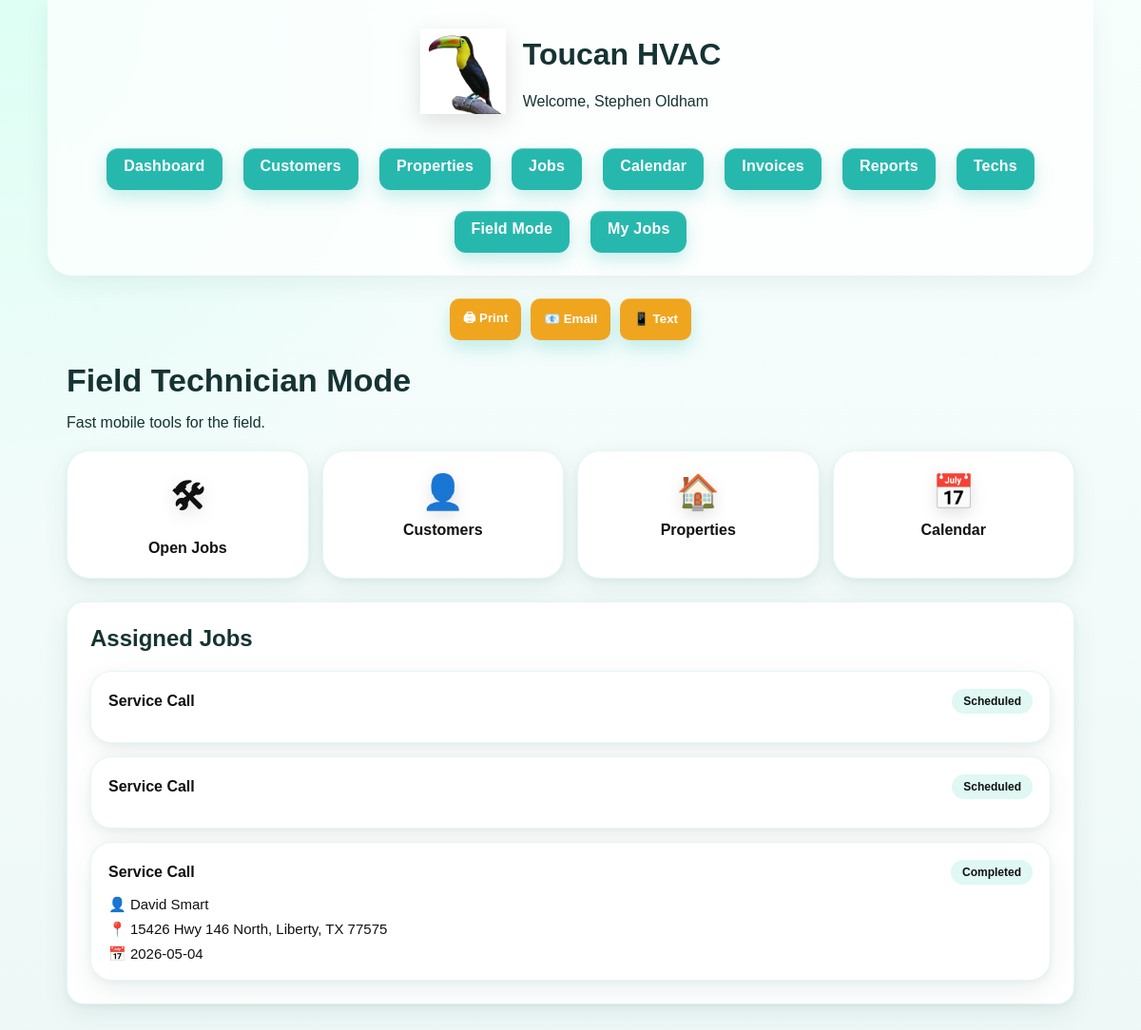
The app's page /tech-mobile (signed in), older data.
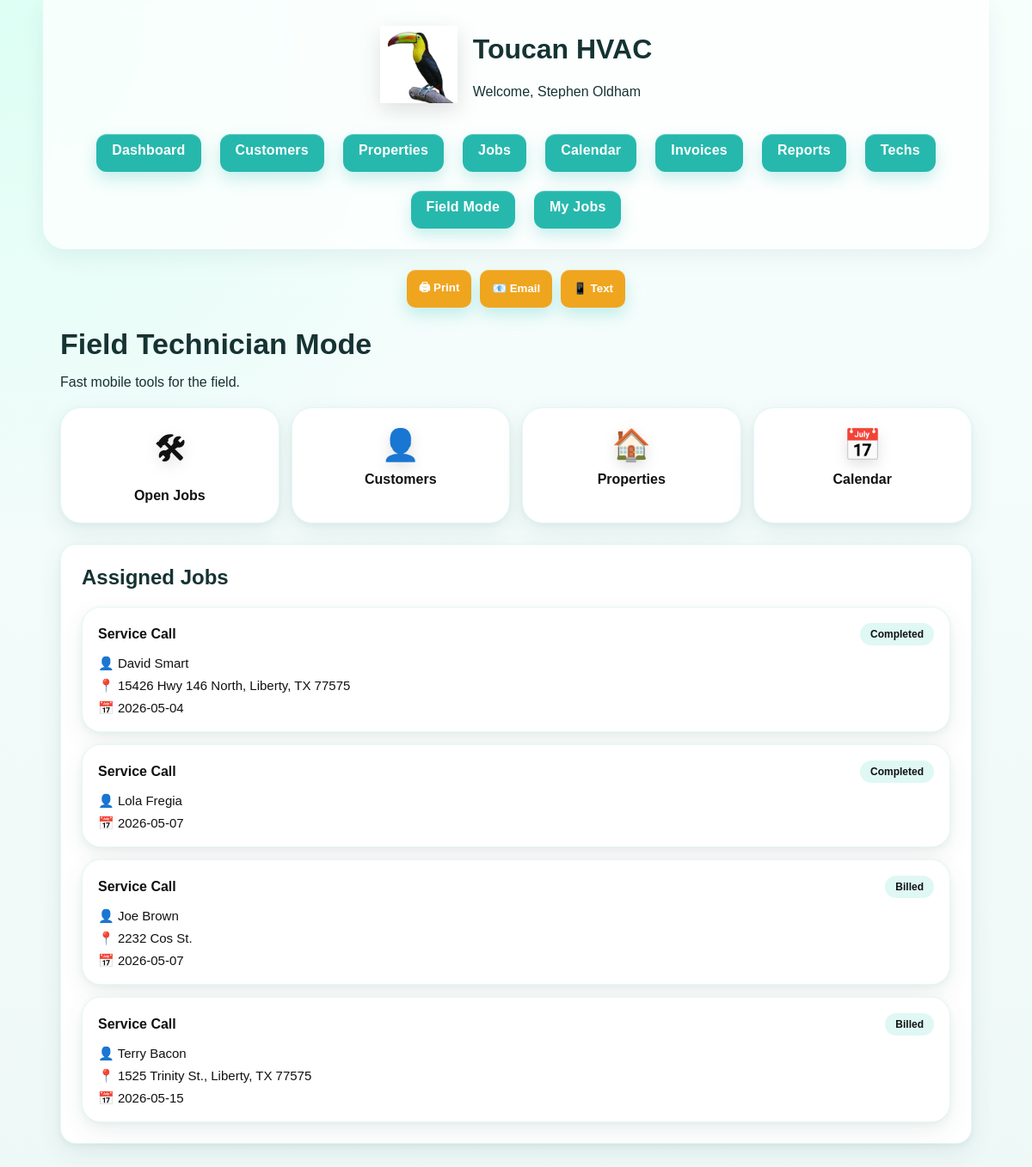
The same page, newer data.
### app.py (models this page shows)
class ServiceJob(db.Model):
    id = db.Column(db.Integer, primary_key=True)
    customer_id = db.Column(db.Integer, db.ForeignKey('customer.id'))
    property_id = db.Column(db.Integer, db.ForeignKey('property.id'))
    description = db.Column(db.Text)
    scheduled_date = db.Column(db.String(50))
    status = db.Column(db.String(50), default="Scheduled")
    technician = db.Column(db.String(100))
    created_at = db.Column(db.DateTime, default=datetime.utcnow)

class Customer(db.Model):
    id = db.Column(db.Integer, primary_key=True)
    first_name = db.Column(db.String(120), nullable=False)
    last_name = db.Column(db.String(120), nullable=False)
    phone = db.Column(db.String(50))
    email = db.Column(db.String(120))

class Property(db.Model):
    id = db.Column(db.Integer, primary_key=True)
    property_name = db.Column(db.String(120), nullable=False)
    address = db.Column(db.String(200), nullable=False)
    customer_id = db.Column(db.Integer, db.ForeignKey("customer.id"), nullable=False)

### app.py (the view)
@app.route("/tech-mobile")
@login_required
def tech_mobile():
    user = current_user()
    if user.role == "admin":
        jobs = ServiceJob.query.order_by(ServiceJob.scheduled_date.asc()).all()
    else:
        jobs = ServiceJob.query.filter_by(
            technician=user.name
        ).order_by(ServiceJob.scheduled_date.asc()).all()
    customers = {c.id: c for c in Customer.query.all()}
    properties = {p.id: p for p in Property.query.all()}
    return render_template(
        "tech_mobile.html",
        jobs=jobs,
        customers=customers,
        properties=properties,
        user=user,
        current_user=current_user
    )

### app.py (called while the page is built)
def current_user():
    user_id = session.get("user_id")
    if not user_id:
        return None
    return db.session.get(User, user_id)

def login_required(f):
    @wraps(f)
    def wrapper(*args, **kwargs):
        if not current_user():
            flash("Please log in.")
            return redirect(url_for("login"))
        return f(*args, **kwargs)
    return wrapper

### templates/tech_mobile.html
{% extends "base.html" %}
{% block content %}
<div class="mobile-tech-header">
  <h1>Field Technician Mode</h1>
  <p>Fast mobile tools for the field.</p>
</div>
<div class="mobile-quick-grid">
  <a class="mobile-action-card" href="/service-jobs">
    <div class="mobile-icon">🛠</div>
    <div>Open Jobs</div>
  </a>
  <a class="mobile-action-card" href="/customers">
    <div class="mobile-icon">👤</div>
    <div>Customers</div>
  </a>
  <a class="mobile-action-card" href="/properties">
    <div class="mobile-icon">🏠</div>
    <div>Properties</div>
  </a>
  <a class="mobile-action-card" href="/calendar">
    <div class="mobile-icon">📅</div>
    <div>Calendar</div>
  </a>
</div>
<div class="card">
  <h2>Assigned Jobs</h2>
  <div class="mobile-job-list">
    {% for job in jobs %}
    <a class="mobile-job-card" href="/service-jobs/{{ job.id }}">
      <div class="mobile-job-top">
        <strong>{{ job.description or 'Service Call' }}</strong>
        <span class="mobile-status">{{ job.status }}</span>
      </div>
      <div class="mobile-job-body">
        {% if customers.get(job.customer_id) %}
          <div>👤 {{ customers[job.customer_id].first_name }} {{ customers[job.customer_id].last_name }}</div>
        {% endif %}
        {% if properties.get(job.property_id) %}
          <div>📍 {{ properties[job.property_id].address }}</div>
        {% endif %}
        {% if job.scheduled_date %}
          <div>📅 {{ job.scheduled_date }}</div>
        {% endif %}
      </div>
    </a>
    {% else %}
      <p>No jobs assigned.</p>
    {% endfor %}
  </div>
</div>
{% endblock %}

Row changes from the older to the newer data that the page shows:
shown differently, row unchanged: ServiceJob (number 1 of 4 on the later page): moves up the list
changed ServiceJob (number 2 of 4 on the later page): status "Scheduled" → "Completed"; customer_id empty → 16 (drawn); scheduled_date (not shown) → "2026-05-07"
added Customer: first_name "Lola", last_name "Fregia"
changed ServiceJob (number 3 of 4 on the later page): status "Scheduled" → "Billed"; customer_id empty → 5 (drawn); property_id empty → 7 (drawn); scheduled_date (not shown) → "2026-05-07"
added Customer: first_name "Joe", last_name "Brown"
added Property: address "2232 Cos St."
added ServiceJob: description "Service Call", status "Billed", scheduled_date "2026-05-15"
added Customer: first_name "Terry", last_name "Bacon"
added Property: address "1525 Trinity St., Liberty, TX 77575"
